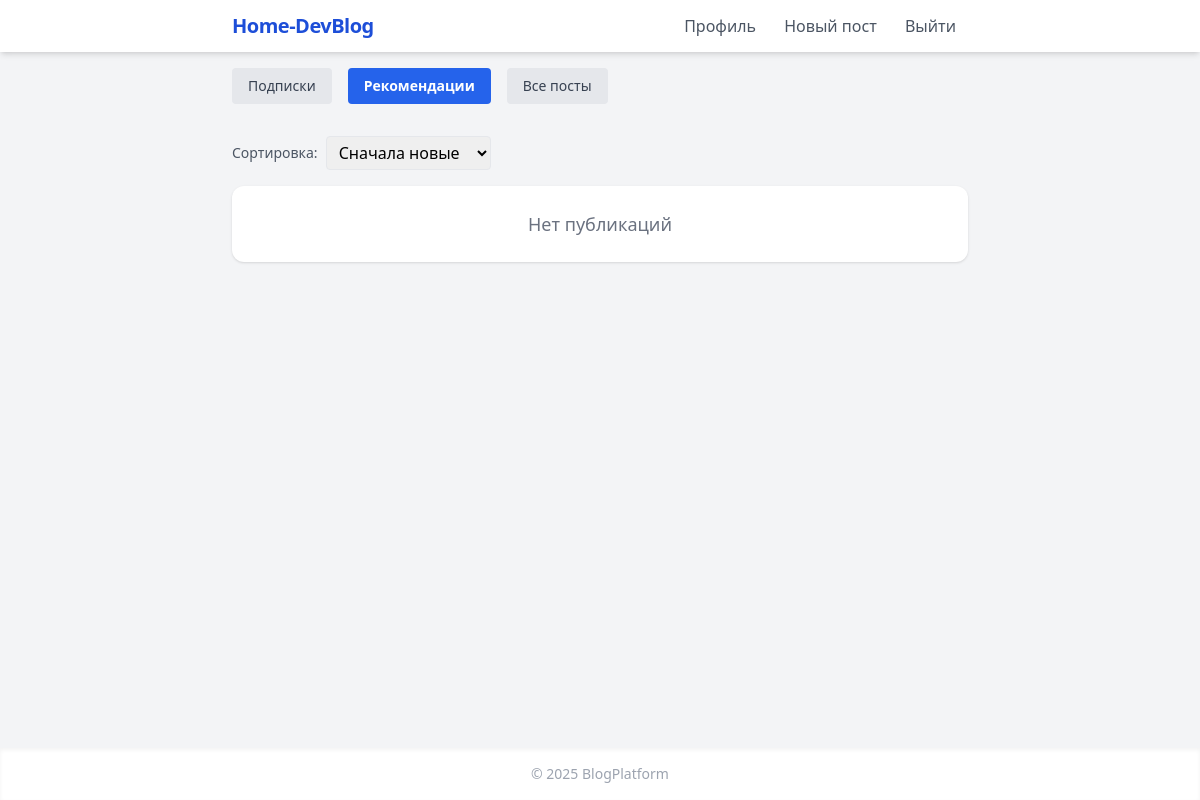
The page /feed/recommendations (signed in) on the database as committed earlier.
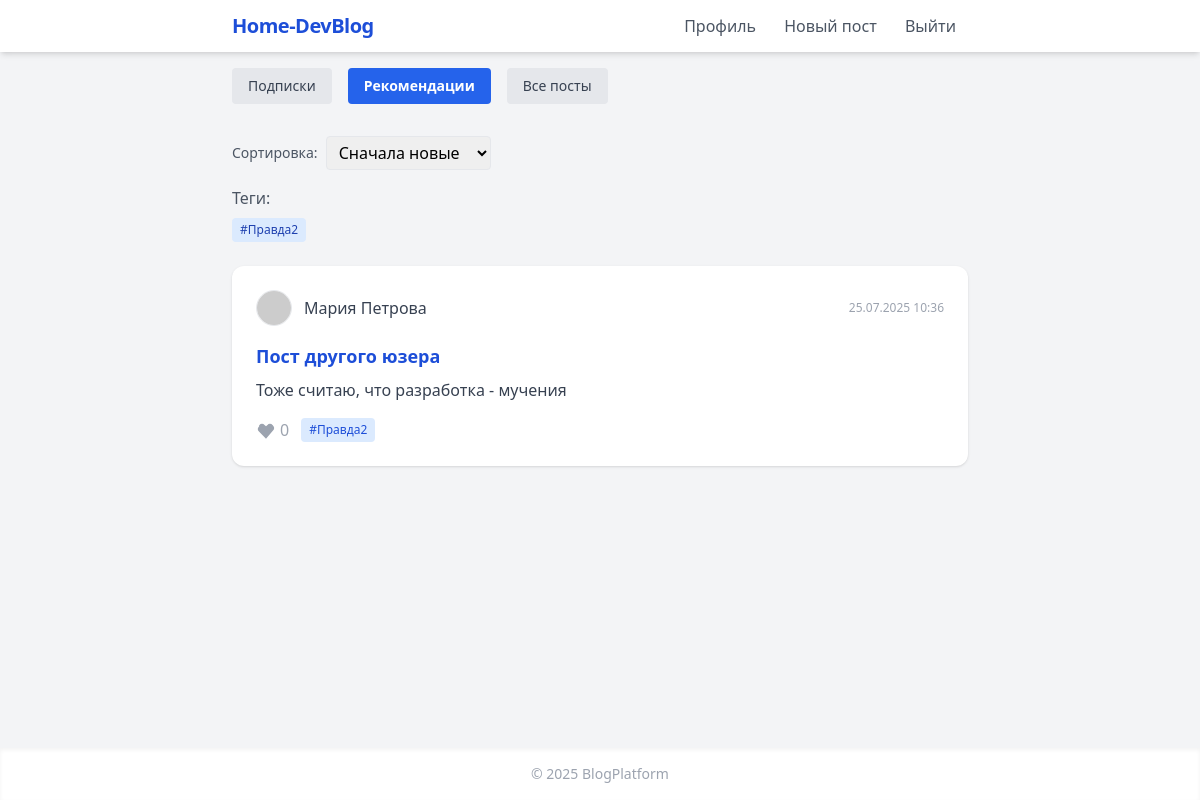
The same page on the database as committed later.
### app.py (models this page shows)
class Post(db.Model):
    id = db.Column(db.Integer, primary_key=True)
    user_id = db.Column(db.Integer, db.ForeignKey('user.id'), nullable=False)
    title = db.Column(db.String(200))
    content = db.Column(db.Text)
    date = db.Column(db.DateTime)
    tags = db.Column(db.String(200))
    is_private = db.Column(db.Boolean, default=False)
    user = db.relationship('User')

class User(db.Model):
    id = db.Column(db.Integer, primary_key=True)
    name = db.Column(db.String(80))
    email = db.Column(db.String(120), unique=True, nullable=False)
    password = db.Column(db.String(200), nullable=False)
    avatar = db.Column(db.String(200), nullable=True)

### app.py (the view)
@app.route('/feed/recommendations')
def feed_recommendations():
    user = get_current_user()
    if not user:
        return redirect(url_for('login'))
    subs_ids = [s.subscribed_id for s in Subscription.query.filter_by(subscriber_id=user.id)]
    ignore_ids = subs_ids + [user.id]
    posts = Post.query.filter(
        (Post.is_private == False) & (~Post.user_id.in_(ignore_ids))
    ).order_by(Post.date.desc()).all()
    for post in posts:
        post.likes_count = Like.query.filter_by(post_id=post.id).count()
    likes = [like.post_id for like in Like.query.filter_by(user_id=user.id)]
    all_tags = set()
    for post in posts:
        if post.tags:
            for tag in post.tags.split(','):
                tag = tag.strip()
                if tag:
                    all_tags.add(tag)
    return render_template(
        'index.html',
        posts=posts,
        user=user,
        likes=likes,
        all_tags=sorted(all_tags),
        feed_type='recommendations',
        current_tab='recommendations'
    )

### app.py (called while the page is built)
def get_current_user():
    if 'user_id' in session:
        return User.query.get(session['user_id'])
    return None

### templates/index.html (shortened to what this page needs)
{% extends "base.html" %}
{% block content %}
<div class="mb-8 flex gap-4">
    <a href="{{ url_for('feed_subscriptions') }}" class="text-sm px-4 py-2 rounded
        {% if current_tab == 'subscriptions' %}bg-blue-600 text-white font-bold{% else %}bg-gray-200 text-gray-700{% endif %}">
        Подписки
    </a>
    <a href="{{ url_for('feed_recommendations') }}" class="text-sm px-4 py-2 rounded
        {% if current_tab == 'recommendations' %}bg-blue-600 text-white font-bold{% else %}bg-gray-200 text-gray-700{% endif %}">
        Рекомендации
    </a>
    <a href="{{ url_for('index') }}" class="text-sm px-4 py-2 rounded
        {% if current_tab == 'all' %}bg-blue-600 text-white font-bold{% else %}bg-gray-200 text-gray-700{% endif %}">
        Все посты
    </a>
</div>
<form method="get" class="mb-4 flex gap-2 items-center">
    <label class="text-gray-600 text-sm">Сортировка:</label>
    <select name="sort" onchange="this.form.submit()" class="border rounded px-2 py-1">
        <option value="new" {% if sort == 'new' %}selected{% endif %}>Сначала новые</option>
    </select>
</form>
{% if all_tags %}
    <div class="mb-6">
        <div class="text-gray-600 mb-2">Теги:</div>
        <div class="flex flex-wrap gap-2">
            {% for tag in all_tags %}
                <a href="{{ url_for('posts_by_tag', tag=tag) }}"
                   class="bg-blue-100 text-blue-800 px-2 py-1 rounded text-xs hover:bg-blue-200 {% if current_tag == tag %}font-bold bg-blue-200{% endif %}">#{{ tag }}</a>
            {% endfor %}
        </div>
    </div>
{% endif %}
{% if posts %}
    <div class="space-y-6">
        {% for post in posts %}
        <div class="bg-white p-6 rounded-xl shadow hover:shadow-lg transition flex flex-col gap-2">
            <div class="flex items-center gap-3 mb-2">
                <img src="{{ post.user.avatar or 'https://randomuser.me/api/portraits/men/1.jpg' }}" class="w-9 h-9 rounded-full border">
                <a href="{{ url_for('view_user', user_id=post.user.id) }}" class="font-medium text-gray-700 hover:underline">{{ post.user.name }}</a>
                <span class="ml-auto text-xs text-gray-400">{{ post.date.strftime('%d.%m.%Y %H:%M') }}</span>
            </div>
            <a href="{{ url_for('post_view', post_id=post.id) }}" class="text-lg font-bold text-blue-700 hover:underline">{{ post.title }}</a>
            <div class="text-gray-700">{{ post.content[:120] }}{% if post.content|length > 120 %}...{% endif %}</div>
            <div class="flex items-center gap-3 mt-2">
                <span class="{% if post.id in likes %}text-pink-600{% else %}text-gray-400{% endif %} flex items-center gap-1">
                    <svg class="w-5 h-5 inline" fill="currentColor" viewBox="0 0 20 20"><path d="M3.172 5.172a4 4 0 015.656 0L10 6.343l1.172-1.171a4 4 0 015.656 5.656L10 18.657l-6.828-6.829a4 4 0 010-5.656z"/></svg>
                    {{ post.likes_count }}
                </span>
                {% if post.tags %}
                    <div class="flex gap-2">
                        {% for tag in post.tags.split(',') %}
                            <a href="{{ url_for('posts_by_tag', tag=tag.strip()) }}"
                               class="bg-blue-100 text-blue-700 text-xs px-2 py-1 rounded hover:bg-blue-200">#{{ tag.strip() }}</a>
                        {% endfor %}
                    </div>
                {% endif %}
            </div>
        </div>
        {% endfor %}
    </div>
{% else %}
    <div class="bg-white p-6 rounded-xl shadow text-center text-gray-500 text-lg">
        Нет публикаций
    </div>
{% endif %}
{% endblock %}

Rows that differ between the two databases and show on the page:
added Post: tags "Правда2", user.name "Мария Петрова", date "25.07.2025 10:36", title "Пост другого юзера", content "Тоже считаю, что разработка - мучения", likes_count "0", strip "Правда2"
Other text that changed with them:
text no longer shown: "Нет публикаций"
text now shown: "Теги:"
